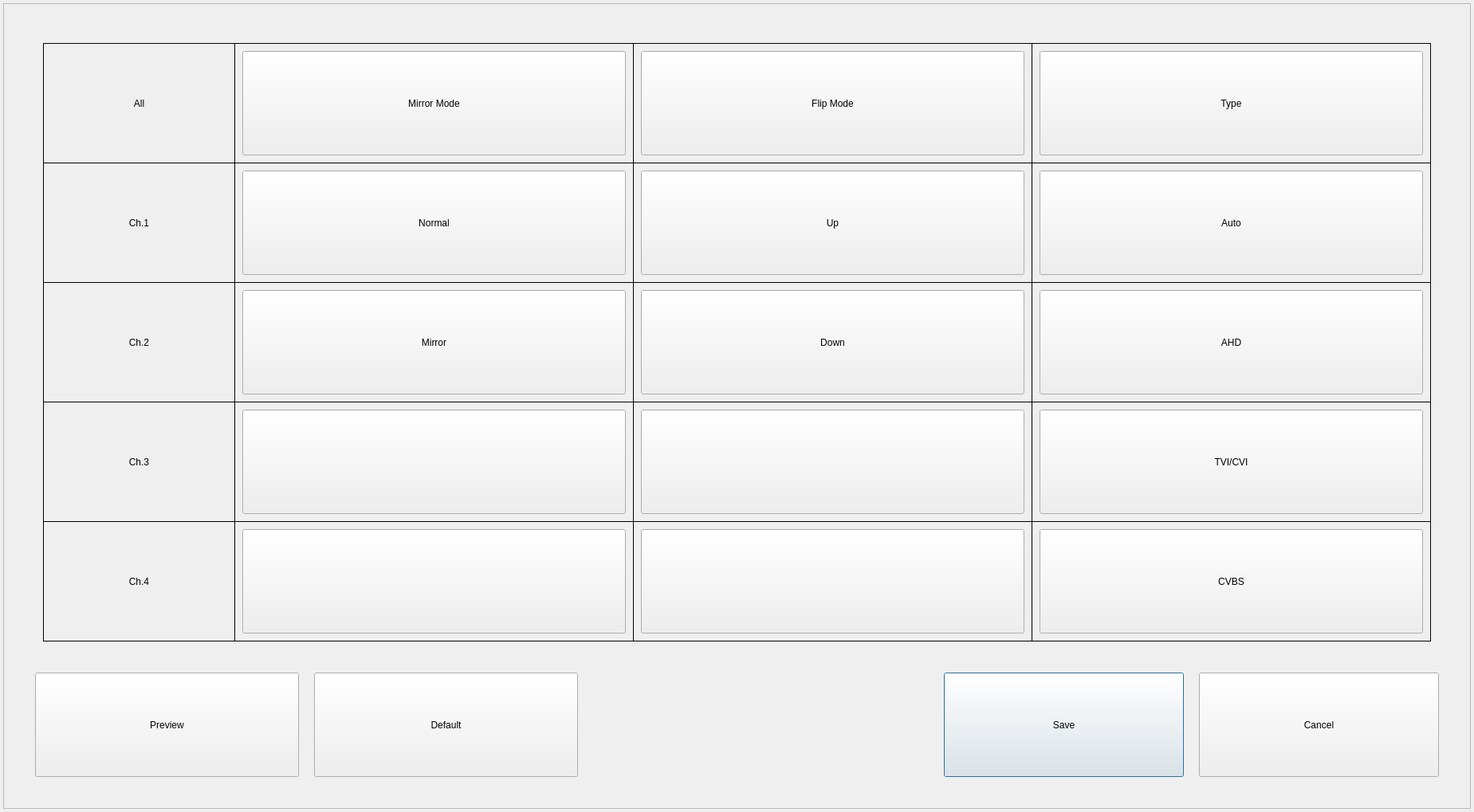
<?xml version="1.0" encoding="UTF-8"?>
<ui version="4.0">
 <class>VideoInputDialog1080p</class>
 <widget class="QDialog" name="VideoInputDialog1080p">
  <property name="geometry">
   <rect>
    <x>0</x>
    <y>0</y>
    <width>1849</width>
    <height>1019</height>
   </rect>
  </property>
  <property name="windowTitle">
   <string>VIDEO INPUT PROPERTY</string>
  </property>
  <widget class="QFrame" name="frame">
   <property name="geometry">
    <rect>
     <x>4</x>
     <y>4</y>
     <width>1841</width>
     <height>1011</height>
    </rect>
   </property>
   <property name="frameShape">
    <enum>QFrame::StyledPanel</enum>
   </property>
   <property name="frameShadow">
    <enum>QFrame::Raised</enum>
   </property>
   <widget class="QPushButton" name="buttonSave">
    <property name="geometry">
     <rect>
      <x>1180</x>
      <y>840</y>
      <width>301</width>
      <height>131</height>
     </rect>
    </property>
    <property name="text">
     <string>Save</string>
    </property>
   </widget>
   <widget class="QPushButton" name="buttonClose">
    <property name="geometry">
     <rect>
      <x>1500</x>
      <y>840</y>
      <width>301</width>
      <height>131</height>
     </rect>
    </property>
    <property name="text">
     <string>Cancel</string>
    </property>
   </widget>
   <widget class="QLabel" name="labelAll">
    <property name="geometry">
     <rect>
      <x>50</x>
      <y>50</y>
      <width>241</width>
      <height>151</height>
     </rect>
    </property>
    <property name="frameShape">
     <enum>QFrame::Box</enum>
    </property>
    <property name="text">
     <string>All</string>
    </property>
    <property name="alignment">
     <set>Qt::AlignCenter</set>
    </property>
   </widget>
   <widget class="QLabel" name="labelMirrorAll">
    <property name="geometry">
     <rect>
      <x>290</x>
      <y>50</y>
      <width>501</width>
      <height>151</height>
     </rect>
    </property>
    <property name="frameShape">
     <enum>QFrame::Box</enum>
    </property>
    <property name="text">
     <string/>
    </property>
    <property name="alignment">
     <set>Qt::AlignCenter</set>
    </property>
   </widget>
   <widget class="QLabel" name="labelFlipAll">
    <property name="geometry">
     <rect>
      <x>790</x>
      <y>50</y>
      <width>501</width>
      <height>151</height>
     </rect>
    </property>
    <property name="frameShape">
     <enum>QFrame::Box</enum>
    </property>
    <property name="text">
     <string/>
    </property>
    <property name="alignment">
     <set>Qt::AlignCenter</set>
    </property>
   </widget>
   <widget class="QLabel" name="labelCh1">
    <property name="geometry">
     <rect>
      <x>50</x>
      <y>200</y>
      <width>241</width>
      <height>151</height>
     </rect>
    </property>
    <property name="frameShape">
     <enum>QFrame::Box</enum>
    </property>
    <property name="text">
     <string>Ch.1</string>
    </property>
    <property name="alignment">
     <set>Qt::AlignCenter</set>
    </property>
   </widget>
   <widget class="QLabel" name="labelCh2">
    <property name="geometry">
     <rect>
      <x>50</x>
      <y>350</y>
      <width>241</width>
      <height>151</height>
     </rect>
    </property>
    <property name="frameShape">
     <enum>QFrame::Box</enum>
    </property>
    <property name="text">
     <string>Ch.2</string>
    </property>
    <property name="alignment">
     <set>Qt::AlignCenter</set>
    </property>
   </widget>
   <widget class="QLabel" name="labelCh3">
    <property name="geometry">
     <rect>
      <x>50</x>
      <y>500</y>
      <width>241</width>
      <height>151</height>
     </rect>
    </property>
    <property name="frameShape">
     <enum>QFrame::Box</enum>
    </property>
    <property name="text">
     <string>Ch.3</string>
    </property>
    <property name="alignment">
     <set>Qt::AlignCenter</set>
    </property>
   </widget>
   <widget class="QLabel" name="labelCh4">
    <property name="geometry">
     <rect>
      <x>50</x>
      <y>650</y>
      <width>241</width>
      <height>151</height>
     </rect>
    </property>
    <property name="frameShape">
     <enum>QFrame::Box</enum>
    </property>
    <property name="text">
     <string>Ch.4</string>
    </property>
    <property name="alignment">
     <set>Qt::AlignCenter</set>
    </property>
   </widget>
   <widget class="QPushButton" name="buttonPreview">
    <property name="geometry">
     <rect>
      <x>40</x>
      <y>840</y>
      <width>331</width>
      <height>131</height>
     </rect>
    </property>
    <property name="text">
     <string>Preview</string>
    </property>
   </widget>
   <widget class="QLabel" name="labelMirror1">
    <property name="geometry">
     <rect>
      <x>290</x>
      <y>200</y>
      <width>501</width>
      <height>151</height>
     </rect>
    </property>
    <property name="frameShape">
     <enum>QFrame::Box</enum>
    </property>
    <property name="text">
     <string/>
    </property>
    <property name="alignment">
     <set>Qt::AlignCenter</set>
    </property>
   </widget>
   <widget class="QLabel" name="labelMirror2">
    <property name="geometry">
     <rect>
      <x>290</x>
      <y>350</y>
      <width>501</width>
      <height>151</height>
     </rect>
    </property>
    <property name="frameShape">
     <enum>QFrame::Box</enum>
    </property>
    <property name="text">
     <string/>
    </property>
    <property name="alignment">
     <set>Qt::AlignCenter</set>
    </property>
   </widget>
   <widget class="QLabel" name="labelMirror3">
    <property name="geometry">
     <rect>
      <x>290</x>
      <y>500</y>
      <width>501</width>
      <height>151</height>
     </rect>
    </property>
    <property name="frameShape">
     <enum>QFrame::Box</enum>
    </property>
    <property name="text">
     <string/>
    </property>
    <property name="alignment">
     <set>Qt::AlignCenter</set>
    </property>
   </widget>
   <widget class="QLabel" name="labelMirror4">
    <property name="geometry">
     <rect>
      <x>290</x>
      <y>650</y>
      <width>501</width>
      <height>151</height>
     </rect>
    </property>
    <property name="frameShape">
     <enum>QFrame::Box</enum>
    </property>
    <property name="text">
     <string/>
    </property>
    <property name="alignment">
     <set>Qt::AlignCenter</set>
    </property>
   </widget>
   <widget class="QLabel" name="labelFlip1">
    <property name="geometry">
     <rect>
      <x>790</x>
      <y>200</y>
      <width>501</width>
      <height>151</height>
     </rect>
    </property>
    <property name="frameShape">
     <enum>QFrame::Box</enum>
    </property>
    <property name="text">
     <string/>
    </property>
    <property name="alignment">
     <set>Qt::AlignCenter</set>
    </property>
   </widget>
   <widget class="QLabel" name="labelFlip2">
    <property name="geometry">
     <rect>
      <x>790</x>
      <y>350</y>
      <width>501</width>
      <height>151</height>
     </rect>
    </property>
    <property name="frameShape">
     <enum>QFrame::Box</enum>
    </property>
    <property name="text">
     <string/>
    </property>
    <property name="alignment">
     <set>Qt::AlignCenter</set>
    </property>
   </widget>
   <widget class="QLabel" name="labelFlip3">
    <property name="geometry">
     <rect>
      <x>790</x>
      <y>500</y>
      <width>501</width>
      <height>151</height>
     </rect>
    </property>
    <property name="frameShape">
     <enum>QFrame::Box</enum>
    </property>
    <property name="text">
     <string/>
    </property>
    <property name="alignment">
     <set>Qt::AlignCenter</set>
    </property>
   </widget>
   <widget class="QLabel" name="labelFlip4">
    <property name="geometry">
     <rect>
      <x>790</x>
      <y>650</y>
      <width>501</width>
      <height>151</height>
     </rect>
    </property>
    <property name="frameShape">
     <enum>QFrame::Box</enum>
    </property>
    <property name="text">
     <string/>
    </property>
    <property name="alignment">
     <set>Qt::AlignCenter</set>
    </property>
   </widget>
   <widget class="QPushButton" name="buttonMirrorAll">
    <property name="geometry">
     <rect>
      <x>300</x>
      <y>60</y>
      <width>481</width>
      <height>131</height>
     </rect>
    </property>
    <property name="text">
     <string>Mirror Mode</string>
    </property>
   </widget>
   <widget class="QPushButton" name="buttonMirror1">
    <property name="geometry">
     <rect>
      <x>300</x>
      <y>210</y>
      <width>481</width>
      <height>131</height>
     </rect>
    </property>
    <property name="text">
     <string notr="true">Normal</string>
    </property>
   </widget>
   <widget class="QPushButton" name="buttonMirror2">
    <property name="geometry">
     <rect>
      <x>300</x>
      <y>360</y>
      <width>481</width>
      <height>131</height>
     </rect>
    </property>
    <property name="text">
     <string notr="true">Mirror</string>
    </property>
   </widget>
   <widget class="QPushButton" name="buttonMirror3">
    <property name="geometry">
     <rect>
      <x>300</x>
      <y>510</y>
      <width>481</width>
      <height>131</height>
     </rect>
    </property>
    <property name="text">
     <string/>
    </property>
   </widget>
   <widget class="QPushButton" name="buttonMirror4">
    <property name="geometry">
     <rect>
      <x>300</x>
      <y>660</y>
      <width>481</width>
      <height>131</height>
     </rect>
    </property>
    <property name="text">
     <string/>
    </property>
   </widget>
   <widget class="QPushButton" name="buttonFlipAll">
    <property name="geometry">
     <rect>
      <x>800</x>
      <y>60</y>
      <width>481</width>
      <height>131</height>
     </rect>
    </property>
    <property name="text">
     <string>Flip Mode</string>
    </property>
   </widget>
   <widget class="QPushButton" name="buttonFlip1">
    <property name="geometry">
     <rect>
      <x>800</x>
      <y>210</y>
      <width>481</width>
      <height>131</height>
     </rect>
    </property>
    <property name="text">
     <string notr="true">Up</string>
    </property>
   </widget>
   <widget class="QPushButton" name="buttonFlip2">
    <property name="geometry">
     <rect>
      <x>800</x>
      <y>360</y>
      <width>481</width>
      <height>131</height>
     </rect>
    </property>
    <property name="text">
     <string notr="true">Down</string>
    </property>
   </widget>
   <widget class="QPushButton" name="buttonFlip3">
    <property name="geometry">
     <rect>
      <x>800</x>
      <y>510</y>
      <width>481</width>
      <height>131</height>
     </rect>
    </property>
    <property name="text">
     <string/>
    </property>
   </widget>
   <widget class="QPushButton" name="buttonFlip4">
    <property name="geometry">
     <rect>
      <x>800</x>
      <y>660</y>
      <width>481</width>
      <height>131</height>
     </rect>
    </property>
    <property name="text">
     <string/>
    </property>
   </widget>
   <widget class="QPushButton" name="buttonDefault">
    <property name="geometry">
     <rect>
      <x>390</x>
      <y>840</y>
      <width>331</width>
      <height>131</height>
     </rect>
    </property>
    <property name="text">
     <string>Default</string>
    </property>
   </widget>
   <widget class="QLabel" name="labelTypeAll">
    <property name="geometry">
     <rect>
      <x>1290</x>
      <y>50</y>
      <width>501</width>
      <height>151</height>
     </rect>
    </property>
    <property name="frameShape">
     <enum>QFrame::Box</enum>
    </property>
    <property name="text">
     <string/>
    </property>
    <property name="alignment">
     <set>Qt::AlignCenter</set>
    </property>
   </widget>
   <widget class="QLabel" name="labelType1">
    <property name="geometry">
     <rect>
      <x>1290</x>
      <y>200</y>
      <width>501</width>
      <height>151</height>
     </rect>
    </property>
    <property name="frameShape">
     <enum>QFrame::Box</enum>
    </property>
    <property name="text">
     <string/>
    </property>
    <property name="alignment">
     <set>Qt::AlignCenter</set>
    </property>
   </widget>
   <widget class="QPushButton" name="buttonTypeAll">
    <property name="geometry">
     <rect>
      <x>1300</x>
      <y>60</y>
      <width>481</width>
      <height>131</height>
     </rect>
    </property>
    <property name="text">
     <string>Type</string>
    </property>
   </widget>
   <widget class="QPushButton" name="buttonType1">
    <property name="geometry">
     <rect>
      <x>1300</x>
      <y>210</y>
      <width>481</width>
      <height>131</height>
     </rect>
    </property>
    <property name="text">
     <string notr="true">Auto</string>
    </property>
   </widget>
   <widget class="QLabel" name="labelType2">
    <property name="geometry">
     <rect>
      <x>1290</x>
      <y>350</y>
      <width>501</width>
      <height>151</height>
     </rect>
    </property>
    <property name="frameShape">
     <enum>QFrame::Box</enum>
    </property>
    <property name="text">
     <string/>
    </property>
    <property name="alignment">
     <set>Qt::AlignCenter</set>
    </property>
   </widget>
   <widget class="QLabel" name="labelType3">
    <property name="geometry">
     <rect>
      <x>1290</x>
      <y>500</y>
      <width>501</width>
      <height>151</height>
     </rect>
    </property>
    <property name="frameShape">
     <enum>QFrame::Box</enum>
    </property>
    <property name="text">
     <string/>
    </property>
    <property name="alignment">
     <set>Qt::AlignCenter</set>
    </property>
   </widget>
   <widget class="QLabel" name="labelType4">
    <property name="geometry">
     <rect>
      <x>1290</x>
      <y>650</y>
      <width>501</width>
      <height>151</height>
     </rect>
    </property>
    <property name="frameShape">
     <enum>QFrame::Box</enum>
    </property>
    <property name="text">
     <string/>
    </property>
    <property name="alignment">
     <set>Qt::AlignCenter</set>
    </property>
   </widget>
   <widget class="QPushButton" name="buttonType2">
    <property name="geometry">
     <rect>
      <x>1300</x>
      <y>360</y>
      <width>481</width>
      <height>131</height>
     </rect>
    </property>
    <property name="text">
     <string notr="true">AHD</string>
    </property>
   </widget>
   <widget class="QPushButton" name="buttonType3">
    <property name="geometry">
     <rect>
      <x>1300</x>
      <y>510</y>
      <width>481</width>
      <height>131</height>
     </rect>
    </property>
    <property name="text">
     <string notr="true">TVI/CVI</string>
    </property>
   </widget>
   <widget class="QPushButton" name="buttonType4">
    <property name="geometry">
     <rect>
      <x>1300</x>
      <y>660</y>
      <width>481</width>
      <height>131</height>
     </rect>
    </property>
    <property name="text">
     <string notr="true">CVBS</string>
    </property>
   </widget>
  </widget>
 </widget>
 <layoutdefault spacing="6" margin="11"/>
 <resources/>
 <connections/>
</ui>
